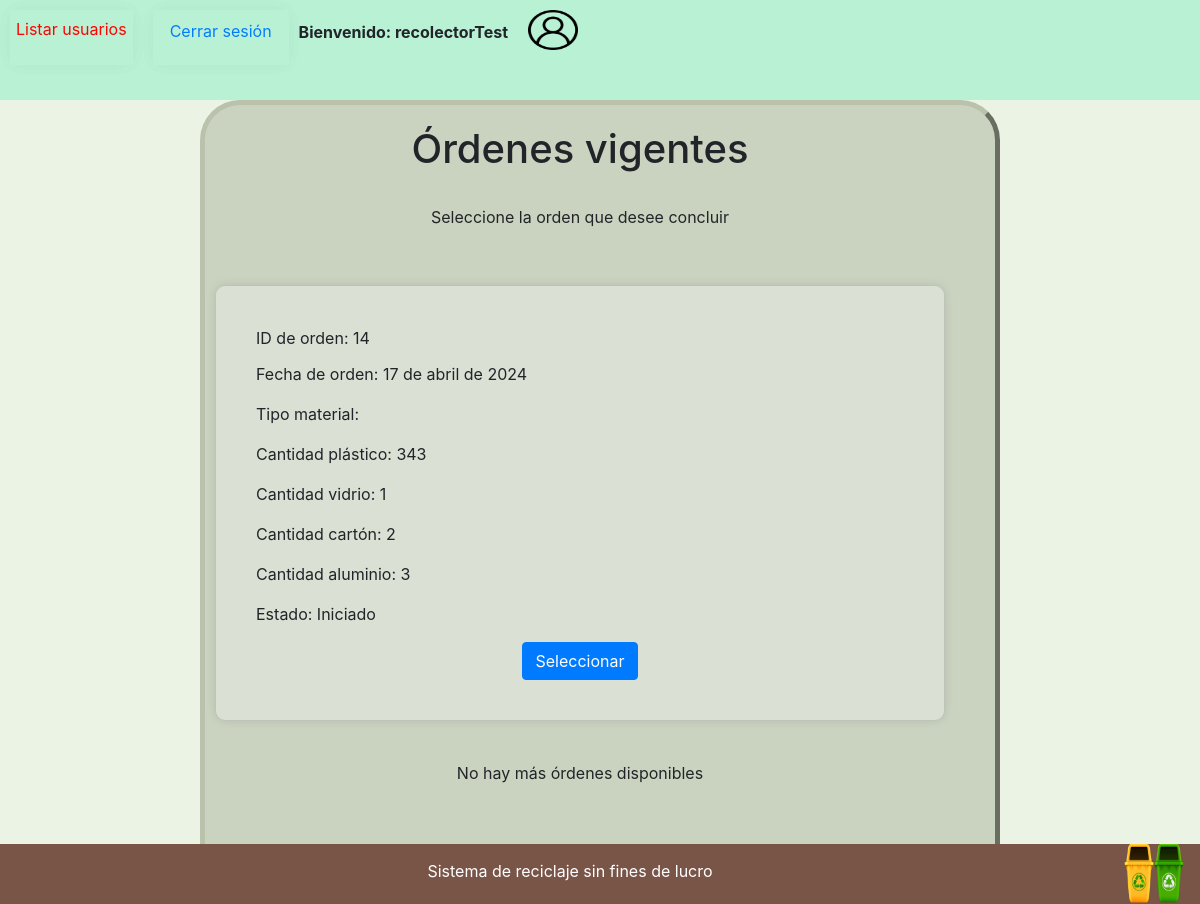
Page /registro/mostrar_ordenes_eliminar/ (signed in) on the earlier database version.
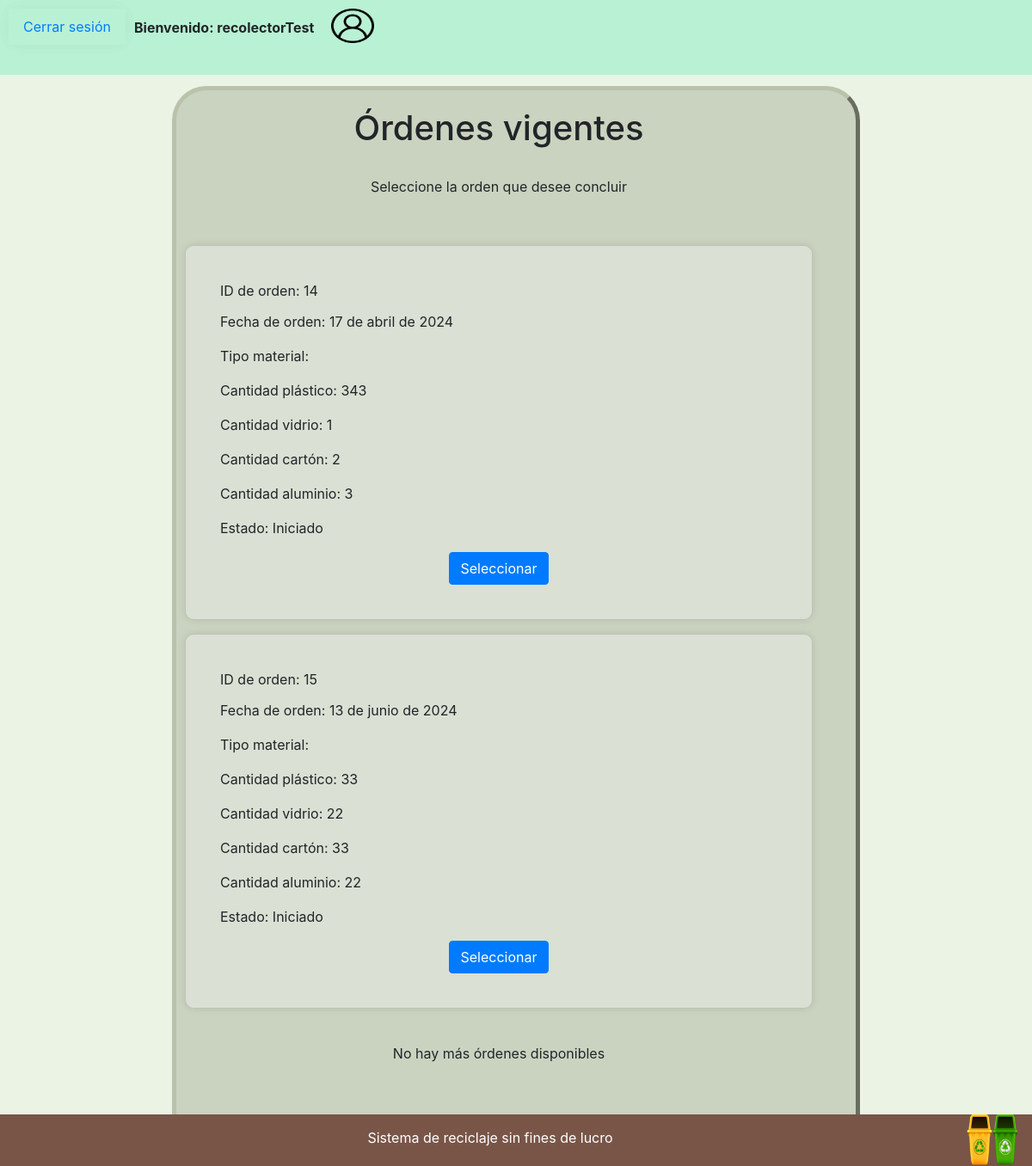
Same page on the later database version.
### Registro/models.py (models this page shows, shortened)
class Orden_reciclaje(models.Model):
    id_user = models.ForeignKey(UserModelo, on_delete=models.CASCADE)
    id_orden = models.AutoField(primary_key=True)
    fecha_orden = models.DateField()
    cantidad_plastico = models.IntegerField(default=0)
    cantidad_vidrio = models.IntegerField(default=0)
    cantidad_carton = models.IntegerField(default=0)
    cantidad_aluminio = models.IntegerField(default=0)
    latitud_posicion_ciudadano = models.DecimalField(max_digits=9, decimal_places=6, null=True)
    longitud_posicion_ciudadano = models.DecimalField(max_digits=9, decimal_places=6, null=True)
    latitud_posicion_recolector = models.DecimalField(max_digits=9, decimal_places=6, null=True)
    longitud_posicion_recolector = models.DecimalField(max_digits=9, decimal_places=6, null=True)
    estado = models.CharField(max_length=200, null=True)

### Registro/views.py (the view, shortened to what this page needs)
# urls.py: path('mostrar_ordenes_eliminar/', MostrarOrdenesParaEliminarView.as_view(), name='mostrar_ordenes_eliminar'),
class MostrarOrdenesParaEliminarView(ListView):
    model = UserModelo
    template_name = 'Registro/mostrar_ordenes_para_eliminar.html'
    def get_context_data(self, **kwargs):
        context = super().get_context_data(**kwargs)
        context['ordenes'] = Orden_reciclaje.objects.all()
        return context

### templates/Registro/mostrar_ordenes_para_eliminar.html (shortened to what this page needs)
{% extends 'base.html' %}
{% load static %}
{% block content %}
<div id="containerHome" class="hidden fade-in-down">
    <h1 class="text-center letras">Órdenes vigentes</h1>
    <p class="text-center letras">Seleccione la orden que desee concluir</p>
    {% if ordenes %}
        {% with hay_ordenes_disponibles=False %}
        <div class="order-list">
            {% for orden in ordenes %}
                {% if orden.estado != "Concluido" and orden.estado != "Calificado" %}
                    {% with hay_ordenes_disponibles=True %}
                    <div class="order-item card">
                        <div class="card-body">
                            <p class="letras card-title">ID de orden: {{ orden.id_orden }}</p>
                            <p class="letras">Fecha de orden: {{ orden.fecha_orden }}</p>
                            <p class="letras">Tipo material: {{ orden.tipo_material }}</p>
                            <p class="letras">Cantidad plástico: {{ orden.cantidad_plastico }}</p>
                            <p class="letras">Cantidad vidrio: {{ orden.cantidad_vidrio }}</p>
                            <p class="letras">Cantidad cartón: {{ orden.cantidad_carton }}</p>
                            <p class="letras">Cantidad aluminio: {{ orden.cantidad_aluminio }}</p>
                            <p class="letras">Estado: {{ orden.estado }}</p>
                            <form method="POST" action="{% url 'actualizar_orden' orden.id_orden %}">
                                <button type="submit" class="btn btn-primary">Seleccionar</button>
                            </form>
                        </div>
                    </div>
                    {% endwith %}
                {% endif %}
            {% endfor %}
        </div>
        {% if not hay_ordenes_disponibles %}
        <p class="text-center letras">No hay más órdenes disponibles</p>
        {% endif %}
        {% endwith %}
    {% else %}
        <h1 class="text-center letras">No hay más registros de órdenes</h1>
    {% endif %}
    <div class="text-center mt-3">
        <a href="{% url 'login' %}" class="btn btn-link">Volver</a>
    </div>
</div>
{% endblock %}

### templates/base.html (shortened to what this page needs)
{% load static %}
<!DOCTYPE html>
<html lang="en">
<head>
    <link rel="stylesheet" href="{% static 'css/estilos.css' %}">
    <link rel="stylesheet" href="{% static 'css/estilos2.css' %}">
    <link rel="stylesheet" href="{% static 'css/bootstrap.min.css' %}">
    <link rel="stylesheet" href="{% static 'css/fondo.css' %}">
    <link rel="stylesheet" href="{% static 'css/registro.css' %}">
    <link rel="stylesheet" href="{% static 'favicon.ico' %}">
    <link rel="stylesheet" href="{% static 'css/animations.css' %}">
</head>
<body>
    {% block navbar %}
    <div class="cabezera">
        <nav id="navbar" class="hidden fade-in-down">
            <ul>
                {% if user.is_authenticated %}
                {% if user.is_superuser %}
                <li class="nav-item"><a style="color: red;" href="{% url 'list_user' %}">Listar usuarios</a></li>
                {% endif %}
                <li class="nav-item">
                    <form method="post" action="{% url 'logout' %}" style="display: inline;">
                        <button type="submit" class="btn btn-link nav-link">Cerrar sesión</button>
                    </form>
                </li>
                <strong style="padding-top: 20px; padding-right:20px;">Bienvenido: {{ user.get_username }}</strong>
                <img src="{% static 'images/user.png' %}" alt="logo" style="width: 50px; height: 50px; padding-top:10px;">
                {% endif %}
            </ul>
        </nav>
    </div>
    {% endblock navbar %}
    <div class="content container">
        <div class="row">
            <div class="col-md-12 text-center">
                {% block content %}
                {% endblock content %}
            </div>
        </div>
    </div>
    {% block footer %}
    <footer id="footer">
        <div class="video2">
            <div class="video">
                <p class="letrasFoot">Sistema de reciclaje sin fines de lucro</p>
            </div>
            <img src="{% static 'images/logo_4.png' %}" alt="logo" style="width: 60px; height: 60px;">
        </div>
    </footer>
    {% endblock footer %}
</body>
{% block stylesheets %}
    <link rel="stylesheet" type="text/css" href="{% static 'css/animations.css' %}">
{% endblock stylesheets %}
</html>

Differences in the rows shown:
changed UserModelo "recolectorTest": is_superuser True → False (drawn)
added Orden_reciclaje: id_orden "15", fecha_orden "13 de junio de 2024", cantidad_plastico "33", cantidad_vidrio "22", cantidad_carton "33", cantidad_aluminio "22", estado "Iniciado"
Other differences:
text no longer shown: "Listar usuarios"
